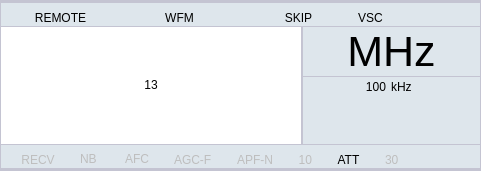
    <widget class="QWidget" name="widget_2" native="true">
     <property name="geometry">
      <rect>
       <x>5</x>
       <y>0</y>
       <width>481</width>
       <height>171</height>
      </rect>
     </property>
     <property name="styleSheet">
      <string notr="true">background-color: rgb(196, 196, 210);</string>
     </property>
     <widget class="QWidget" name="verticalLayoutWidget">
      <property name="geometry">
       <rect>
        <x>0</x>
        <y>0</y>
        <width>481</width>
        <height>171</height>
       </rect>
      </property>
      <layout class="QVBoxLayout" name="_2" stretch="1,5,1">
       <property name="spacing">
        <number>1</number>
       </property>
       <property name="leftMargin">
        <number>1</number>
       </property>
       <property name="topMargin">
        <number>3</number>
       </property>
       <property name="rightMargin">
        <number>1</number>
       </property>
       <property name="bottomMargin">
        <number>3</number>
       </property>
       <item>
        <widget class="QWidget" name="widget_8" native="true">
         <property name="styleSheet">
          <string notr="true">background-color: rgb(222, 230, 236);</string>
         </property>
         <widget class="QWidget" name="layoutWidget_2">
          <property name="geometry">
           <rect>
            <x>0</x>
            <y>0</y>
            <width>476</width>
            <height>26</height>
           </rect>
          </property>
          <layout class="QHBoxLayout" name="horizontalLayout_2">
           <property name="spacing">
            <number>0</number>
           </property>
           <property name="sizeConstraint">
            <enum>QLayout::SetDefaultConstraint</enum>
           </property>
           <property name="leftMargin">
            <number>0</number>
           </property>
           <property name="topMargin">
            <number>5</number>
           </property>
           <property name="bottomMargin">
            <number>0</number>
           </property>
           <item>
            <widget class="QLabel" name="ReMote_label">
             <property name="enabled">
              <bool>true</bool>
             </property>
             <property name="sizePolicy">
              <sizepolicy hsizetype="Preferred" vsizetype="Fixed">
               <horstretch>0</horstretch>
               <verstretch>0</verstretch>
              </sizepolicy>
             </property>
             <property name="styleSheet">
              <string notr="true">background-color: rgb(222, 230, 236);</string>
             </property>
             <property name="text">
              <string>REMOTE</string>
             </property>
             <property name="alignment">
              <set>Qt::AlignCenter</set>
             </property>
            </widget>
           </item>
           <item>
            <widget class="QLabel" name="Mode_band_label">
             <property name="sizePolicy">
              <sizepolicy hsizetype="Preferred" vsizetype="Fixed">
               <horstretch>0</horstretch>
               <verstretch>0</verstretch>
              </sizepolicy>
             </property>
             <property name="styleSheet">
              <string notr="true">background-color: rgb(222, 230, 236);</string>
             </property>
             <property name="text">
              <string>WFM</string>
             </property>
             <property name="alignment">
              <set>Qt::AlignCenter</set>
             </property>
            </widget>
           </item>
           <item>
            <widget class="QLabel" name="SKIP_label">
             <property name="sizePolicy">
              <sizepolicy hsizetype="Preferred" vsizetype="Fixed">
               <horstretch>0</horstretch>
               <verstretch>0</verstretch>
              </sizepolicy>
             </property>
             <property name="styleSheet">
              <string notr="true">background-color: rgb(222, 230, 236);</string>
             </property>
             <property name="text">
              <string>SKIP</string>
             </property>
             <property name="alignment">
              <set>Qt::AlignCenter</set>
             </property>
            </widget>
           </item>
           <item>
            <widget class="QLabel" name="VSC_label">
             <property name="sizePolicy">
              <sizepolicy hsizetype="Preferred" vsizetype="Fixed">
               <horstretch>0</horstretch>
               <verstretch>0</verstretch>
              </sizepolicy>
             </property>
             <property name="styleSheet">
              <string notr="true">background-color: rgb(222, 230, 236);</string>
             </property>
             <property name="text">
              <string>VSC</string>
             </property>
            </widget>
           </item>
          </layout>
         </widget>
        </widget>
       </item>
       <item>
        <layout class="QHBoxLayout" name="horizontalLayout_3">
         <property name="spacing">
          <number>2</number>
         </property>
         <property name="sizeConstraint">
          <enum>QLayout::SetNoConstraint</enum>
         </property>
         <property name="leftMargin">
          <number>0</number>
         </property>
         <property name="topMargin">
          <number>0</number>
         </property>
         <property name="rightMargin">
          <number>0</number>
         </property>
         <property name="bottomMargin">
          <number>0</number>
         </property>
         <item>
          <widget class="QLabel" name="label_FrequencyCentrer_value">
           <property name="sizePolicy">
            <sizepolicy hsizetype="Preferred" vsizetype="Preferred">
             <horstretch>0</horstretch>
             <verstretch>0</verstretch>
            </sizepolicy>
           </property>
           <property name="minimumSize">
            <size>
             <width>300</width>
             <height>100</height>
            </size>
           </property>
           <property name="baseSize">
            <size>
             <width>0</width>
             <height>0</height>
            </size>
           </property>
           <property name="layoutDirection">
            <enum>Qt::LeftToRight</enum>
           </property>
           <property name="styleSheet">
            <string notr="true">background-color: rgb(255, 255, 255);
font: 25 35pt &quot;Ubuntu&quot;;</string>
           </property>
           <property name="lineWidth">
            <number>1</number>
           </property>
           <property name="text">
            <string>13</string>
           </property>
           <property name="textFormat">
            <enum>Qt::RichText</enum>
           </property>
           <property name="alignment">
            <set>Qt::AlignCenter</set>
           </property>
          </widget>
         </item>
         <item>
          <layout class="QVBoxLayout" name="verticalLayout_10">
           <property name="spacing">
            <number>1</number>
           </property>
           <property name="bottomMargin">
            <number>0</number>
           </property>
           <item>
            <widget class="QLabel" name="label_Frequencycentrer_unit">
             <property name="sizePolicy">
              <sizepolicy hsizetype="Preferred" vsizetype="Fixed">
               <horstretch>0</horstretch>
               <verstretch>0</verstretch>
              </sizepolicy>
             </property>
             <property name="font">
              <font>
               <family>Ubuntu</family>
               <pointsize>32</pointsize>
               <weight>50</weight>
               <italic>false</italic>
               <bold>false</bold>
              </font>
             </property>
             <property name="styleSheet">
              <string notr="true">background-color: rgb(222, 230, 236);
font: 32pt &quot;Ubuntu&quot;;</string>
             </property>
             <property name="text">
              <string>MHz</string>
             </property>
             <property name="textFormat">
              <enum>Qt::PlainText</enum>
             </property>
             <property name="alignment">
              <set>Qt::AlignCenter</set>
             </property>
             <property name="wordWrap">
              <bool>true</bool>
             </property>
             <property name="margin">
              <number>20</number>
             </property>
             <property name="indent">
              <number>1</number>
             </property>
            </widget>
           </item>
           <item>
            <widget class="QWidget" name="widget_9" native="true">
             <property name="styleSheet">
              <string notr="true">background-color: rgb(222, 230, 236);</string>
             </property>
             <widget class="QWidget" name="horizontalLayoutWidget_3">
              <property name="geometry">
               <rect>
                <x>0</x>
                <y>0</y>
                <width>171</width>
                <height>19</height>
               </rect>
              </property>
              <layout class="QHBoxLayout" name="horizontalLayout_8" stretch="1,1">
               <property name="spacing">
                <number>5</number>
               </property>
               <property name="leftMargin">
                <number>5</number>
               </property>
               <property name="rightMargin">
                <number>5</number>
               </property>
               <item>
                <widget class="QLabel" name="label_Frequency_Step_Value_">
                 <property name="text">
                  <string>100</string>
                 </property>
                 <property name="alignment">
                  <set>Qt::AlignRight|Qt::AlignTrailing|Qt::AlignVCenter</set>
                 </property>
                </widget>
               </item>
               <item>
                <widget class="QLabel" name="label_Frequency_Step_unit">
                 <property name="text">
                  <string>kHz</string>
                 </property>
                 <property name="alignment">
                  <set>Qt::AlignLeading|Qt::AlignLeft|Qt::AlignVCenter</set>
                 </property>
                </widget>
               </item>
              </layout>
             </widget>
            </widget>
           </item>
          </layout>
         </item>
        </layout>
       </item>
       <item>
        <widget class="QWidget" name="widget_7" native="true">
         <property name="styleSheet">
          <string notr="true">background-color: rgb(222, 230, 236);</string>
         </property>
         <widget class="QWidget" name="layoutWidget">
          <property name="geometry">
           <rect>
            <x>-5</x>
            <y>5</y>
            <width>486</width>
            <height>19</height>
           </rect>
          </property>
          <layout class="QHBoxLayout" name="horizontalLayout_7" stretch="1,1,1,1,1,1,1,1">
           <property name="spacing">
            <number>0</number>
           </property>
           <property name="sizeConstraint">
            <enum>QLayout::SetDefaultConstraint</enum>
           </property>
           <property name="leftMargin">
            <number>0</number>
           </property>
           <property name="topMargin">
            <number>0</number>
           </property>
           <property name="rightMargin">
            <number>50</number>
           </property>
           <property name="bottomMargin">
            <number>0</number>
           </property>
           <item>
            <widget class="QLabel" name="Statut_Recive_sent_label">
             <property name="enabled">
              <bool>false</bool>
             </property>
             <property name="sizePolicy">
              <sizepolicy hsizetype="Fixed" vsizetype="Preferred">
               <horstretch>0</horstretch>
               <verstretch>0</verstretch>
              </sizepolicy>
             </property>
             <property name="styleSheet">
              <string notr="true">background-color: rgb(222, 230, 236);</string>
             </property>
             <property name="text">
              <string>RECV</string>
             </property>
             <property name="alignment">
              <set>Qt::AlignCenter</set>
             </property>
            </widget>
           </item>
           <item>
            <widget class="QLabel" name="Statut_Noise_Bank_label">
             <property name="enabled">
              <bool>false</bool>
             </property>
             <property name="sizePolicy">
              <sizepolicy hsizetype="Fixed" vsizetype="Fixed">
               <horstretch>0</horstretch>
               <verstretch>0</verstretch>
              </sizepolicy>
             </property>
             <property name="styleSheet">
              <string notr="true">background-color: rgb(222, 230, 236);</string>
             </property>
             <property name="text">
              <string>NB </string>
             </property>
             <property name="alignment">
              <set>Qt::AlignCenter</set>
             </property>
            </widget>
           </item>
           <item>
            <widget class="QLabel" name="Drop_label">
             <property name="enabled">
              <bool>false</bool>
             </property>
             <property name="sizePolicy">
              <sizepolicy hsizetype="Fixed" vsizetype="Fixed">
               <horstretch>0</horstretch>
               <verstretch>0</verstretch>
              </sizepolicy>
             </property>
             <property name="styleSheet">
              <string notr="true">background-color: rgb(222, 230, 236);</string>
             </property>
             <property name="text">
              <string>AFC</string>
             </property>
             <property name="alignment">
              <set>Qt::AlignCenter</set>
             </property>
            </widget>
           </item>
           <item>
            <widget class="QLabel" name="Statut_AGC_label">
             <property name="enabled">
              <bool>false</bool>
             </property>
             <property name="sizePolicy">
              <sizepolicy hsizetype="Fixed" vsizetype="Preferred">
               <horstretch>0</horstretch>
               <verstretch>0</verstretch>
              </sizepolicy>
             </property>
             <property name="text">
              <string>AGC-F</string>
             </property>
            </widget>
           </item>
           <item>
            <widget class="QLabel" name="Statut_APF_label">
             <property name="enabled">
              <bool>false</bool>
             </property>
             <property name="sizePolicy">
              <sizepolicy hsizetype="Fixed" vsizetype="Preferred">
               <horstretch>0</horstretch>
               <verstretch>0</verstretch>
              </sizepolicy>
             </property>
             <property name="text">
              <string>APF-N</string>
             </property>
            </widget>
           </item>
           <item>
            <widget class="QLabel" name="Statut_Attenuation_10_label">
             <property name="enabled">
              <bool>false</bool>
             </property>
             <property name="sizePolicy">
              <sizepolicy hsizetype="Fixed" vsizetype="Preferred">
               <horstretch>0</horstretch>
               <verstretch>0</verstretch>
              </sizepolicy>
             </property>
             <property name="text">
              <string>10</string>
             </property>
             <property name="alignment">
              <set>Qt::AlignRight|Qt::AlignTrailing|Qt::AlignVCenter</set>
             </property>
            </widget>
           </item>
           <item>
            <widget class="QLabel" name="label_2">
             <property name="sizePolicy">
              <sizepolicy hsizetype="Fixed" vsizetype="Preferred">
               <horstretch>0</horstretch>
               <verstretch>0</verstretch>
              </sizepolicy>
             </property>
             <property name="text">
              <string>ATT</string>
             </property>
             <property name="alignment">
              <set>Qt::AlignCenter</set>
             </property>
            </widget>
           </item>
           <item>
            <widget class="QLabel" name="Statut_Attenuation_30_label">
             <property name="enabled">
              <bool>false</bool>
             </property>
             <property name="sizePolicy">
              <sizepolicy hsizetype="Fixed" vsizetype="Preferred">
               <horstretch>0</horstretch>
               <verstretch>0</verstretch>
              </sizepolicy>
             </property>
             <property name="text">
              <string>30</string>
             </property>
            </widget>
           </item>
          </layout>
         </widget>
        </widget>
       </item>
      </layout>
     </widget>
    </widget>
